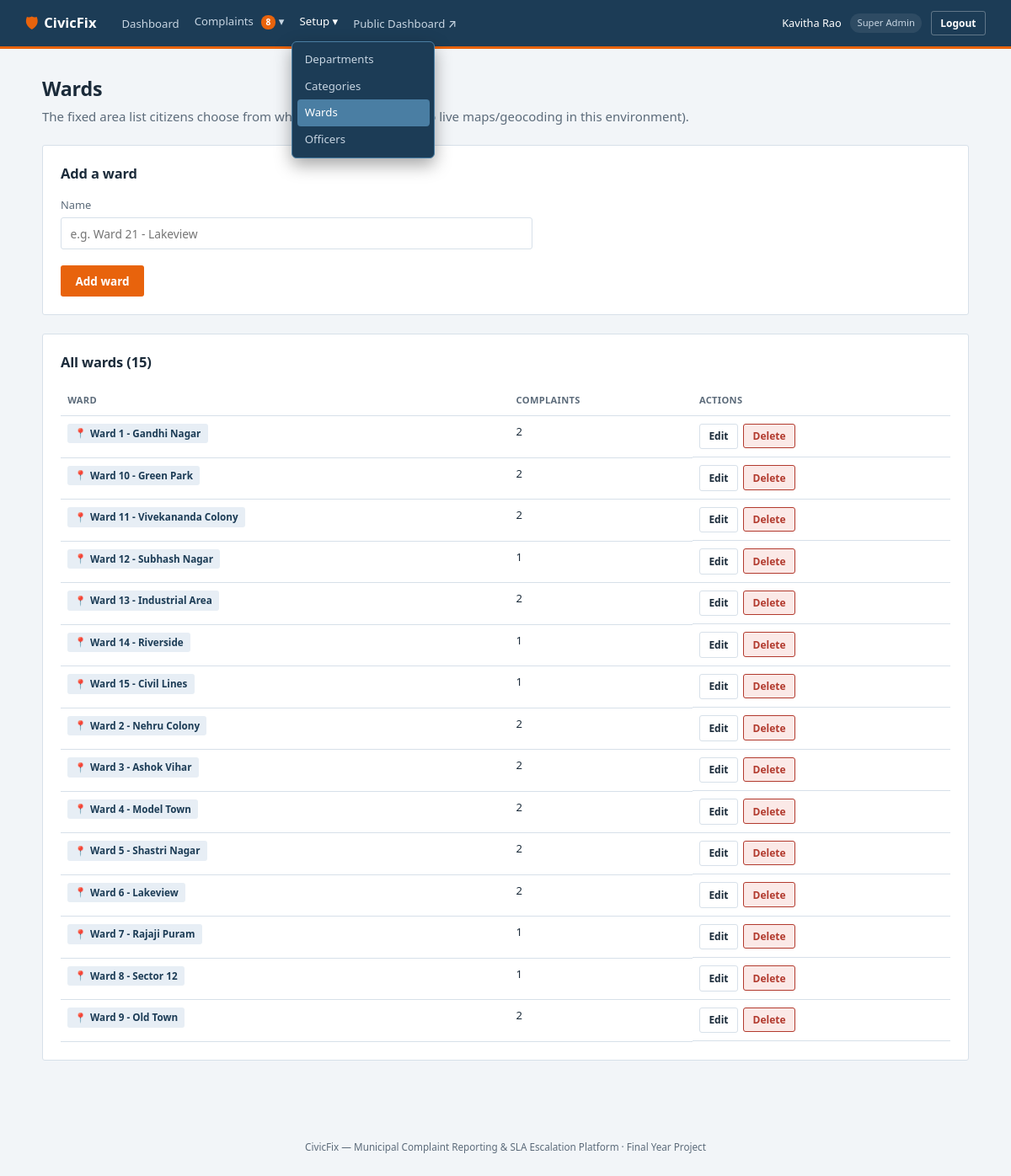
The page /index.php?route=admin/wards (signed in) on the database its author committed.
### tables this page shows
CREATE TABLE complaints (
    id                      INT AUTO_INCREMENT PRIMARY KEY,
    citizen_id              INT NOT NULL,
    category_id             INT NOT NULL,
    department_id           INT NOT NULL,    
    ward_id                 INT NOT NULL,
    address_line            VARCHAR(255) NOT NULL,
    description             TEXT NOT NULL,
    photo_path              VARCHAR(255) NULL,
    status                  ENUM('new','assigned','in_progress','resolved','closed') NOT NULL DEFAULT 'new',
    assigned_officer_id     INT NULL,
    resolution_photo_path   VARCHAR(255) NULL,
    resolved_at             DATETIME NULL,
    closed_at               DATETIME NULL,
    citizen_rating          TINYINT UNSIGNED NULL,           
    citizen_rating_comment  VARCHAR(500) NULL,
    reopen_count            TINYINT UNSIGNED NOT NULL DEFAULT 0,  
    created_at              TIMESTAMP NOT NULL DEFAULT CURRENT_TIMESTAMP,
    FOREIGN KEY (citizen_id) REFERENCES users(id),
    FOREIGN KEY (category_id) REFERENCES categories(id),
    FOREIGN KEY (department_id) REFERENCES departments(id),
    FOREIGN KEY (ward_id) REFERENCES wards(id),
    FOREIGN KEY (assigned_officer_id) REFERENCES users(id),
    KEY idx_complaints_department_status (department_id, status),
    KEY idx_complaints_citizen (citizen_id),
    KEY idx_complaints_ward (ward_id),
    KEY idx_complaints_status (status)
);

CREATE TABLE wards (
    id            INT AUTO_INCREMENT PRIMARY KEY,
    name          VARCHAR(100) NOT NULL UNIQUE,
    created_at    TIMESTAMP NOT NULL DEFAULT CURRENT_TIMESTAMP
);

### app/controllers/AdminController.php (called while the page is built, shortened)
<?php
require_once __DIR__ . '/../models/Ward.php';
require_once __DIR__ . '/../models/Complaint.php';
class AdminController
{
    public function wards(): void
    {
        $wards = Ward::all();
        $old = [];
        require __DIR__ . '/../views/admin/wards.php';
    }
}

### public/index.php (called while the page is built, shortened)
<?php
require_once __DIR__ . '/../core/helpers.php';
require_once __DIR__ . '/../core/Database.php';
require_once __DIR__ . '/../core/Auth.php';
require_once __DIR__ . '/../app/models/Complaint.php';
require_once __DIR__ . '/../app/controllers/AdminController.php';
$router = new Router();
$router->get('stats', fn() => (new PublicController())->dashboard());
$router->get('login', fn() => (new AuthController())->showLogin());
$router->post('login', fn() => (new AuthController())->login());
$router->post('logout', fn() => (new AuthController())->logout());
$router->get('register', fn() => (new AuthController())->showRegister());
$router->post('register', fn() => (new AuthController())->register());
$router->get('admin/dashboard', fn() => (new AdminController())->dashboard());
$router->get('admin/departments', fn() => (new AdminController())->departments());
$router->post('admin/departments/store', fn() => (new AdminController())->departmentStore());
$router->post('admin/departments/update', fn() => (new AdminController())->departmentUpdate());
$router->post('admin/departments/delete', fn() => (new AdminController())->departmentDelete());
$router->get('admin/categories', fn() => (new AdminController())->categories());
$router->post('admin/categories/store', fn() => (new AdminController())->categoryStore());
$router->post('admin/categories/update', fn() => (new AdminController())->categoryUpdate());
$router->post('admin/categories/delete', fn() => (new AdminController())->categoryDelete());
$router->get('admin/wards', fn() => (new AdminController())->wards());
$router->post('admin/wards/store', fn() => (new AdminController())->wardStore());
$router->post('admin/wards/update', fn() => (new AdminController())->wardUpdate());
$router->post('admin/wards/delete', fn() => (new AdminController())->wardDelete());
$router->get('admin/officers', fn() => (new AdminController())->officers());
$router->post('admin/officers/store', fn() => (new AdminController())->officerStore());
$router->post('admin/officers/status', fn() => (new AdminController())->officerStatus());
$router->get('admin/complaints', fn() => (new AdminController())->complaints());
$router->get('admin/complaints/view', fn() => (new AdminController())->complaintView());
$router->post('admin/complaints/comment', fn() => (new AdminController())->commentStore());
$router->post('admin/complaints/force-close', fn() => (new AdminController())->forceCloseComplaint());
$router->get('admin/escalations', fn() => (new AdminController())->escalations());
$router->get('admin/reports/officers', fn() => (new AdminController())->officerPerformance());
$router->get('officer/dashboard', fn() => (new OfficerController())->dashboard());
$router->get('officer/queue', fn() => (new OfficerController())->queue());
$router->get('officer/complaints/view', fn() => (new OfficerController())->complaintView());
$router->post('officer/complaints/claim', fn() => (new OfficerController())->claim());
$router->post('officer/complaints/status', fn() => (new OfficerController())->updateStatus());
$router->post('officer/complaints/comment', fn() => (new OfficerController())->commentStore());
$router->get('citizen/dashboard', fn() => (new CitizenController())->dashboard());
$router->get('citizen/complaints/new', fn() => (new CitizenController())->newForm());
$router->post('citizen/complaints/store', fn() => (new CitizenController())->store());
$router->get('citizen/complaints/view', fn() => (new CitizenController())->complaintView());
$router->post('citizen/complaints/rate', fn() => (new CitizenController())->rateComplaint());
$router->post('citizen/complaints/reopen', fn() => (new CitizenController())->reopenComplaint());
$router->post('citizen/complaints/upvote', fn() => (new CitizenController())->upvote());
$router->post('citizen/complaints/comment', fn() => (new CitizenController())->commentStore());
$route = $_GET['route'] ?? '';
$router->dispatch($_SERVER['REQUEST_METHOD'], $route);

### core/Router.php (called while the page is built, shortened)
<?php
class Router
{
    private array $routes = ['GET' => [], 'POST' => []];
    public function get(string $route, callable $handler): void
    {
        $this->routes['GET'][$route] = $handler;
    }
    public function post(string $route, callable $handler): void
    {
        $this->routes['POST'][$route] = $handler;
    }
    public function dispatch(string $method, string $route): void
    {
        $handler = $this->routes[$method][$route] ?? null;
        try {
            $handler();
        } catch (Throwable $e) {
            error_log($e->getMessage());
            http_response_code(500);
            require __DIR__ . '/../app/views/errors/500.php';
        }
    }
}

### core/helpers.php (called while the page is built, shortened)
<?php
function e(?string $value): string
{
    return htmlspecialchars($value ?? '', ENT_QUOTES, 'UTF-8');
}
function old(array $data, string $key, string $default = ''): string
{
    return e($data[$key] ?? $default);
}

### core/Database.php (called while the page is built)
<?php
class Database
{
    private static ?PDO $instance = null;
    public static function connect(): PDO
    {
        if (self::$instance === null) {
            $config = require __DIR__ . '/../config/database.php';
            $dsn = sprintf(
                'mysql:host=%s;port=%d;dbname=%s;charset=%s',
                $config['host'],
                $config['port'],
                $config['database'],
                $config['charset']
            );
            self::$instance = new PDO($dsn, $config['username'], $config['password'], [
                PDO::ATTR_ERRMODE            => PDO::ERRMODE_EXCEPTION,
                PDO::ATTR_DEFAULT_FETCH_MODE => PDO::FETCH_ASSOC,
                PDO::ATTR_EMULATE_PREPARES   => false,
            ]);
        }
        return self::$instance;
    }
}

### app/models/Complaint.php (called while the page is built, shortened)
<?php
require_once __DIR__ . '/../../core/Database.php';
class Complaint
{
    public static function isBreached(array $complaint): bool
    {
        $deadline = strtotime($complaint['created_at']) + ((int)$complaint['sla_hours'] * 3600);
        return time() > $deadline;
    }
    public static function escalations(): array
    {
        $sql = self::SELECT_BASE . " WHERE cp.status IN ('new','assigned','in_progress') ORDER BY cp.created_at ASC";
        $stmt = Database::connect()->query($sql);
        $rows = $stmt->fetchAll();
        return array_values(array_filter($rows, fn($row) => self::isBreached($row)));
    }
}

### core/Auth.php (called while the page is built, shortened)
<?php
require_once __DIR__ . '/Database.php';
class Auth
{
    public static function role(): ?string
    {
        return $_SESSION['user_role'] ?? null;
    }
    public static function name(): ?string
    {
        return $_SESSION['user_name'] ?? null;
    }
}

### config/database.php (called while the page is built)
<?php
return [
    'host'     => '127.0.0.1',
    'port'     => 3306,
    'database' => 'civicfix',
    'username' => 'root',
    'password' => '',
    'charset'  => 'utf8mb4',
];

### app/models/Ward.php (called while the page is built, shortened)
<?php
require_once __DIR__ . '/../../core/Database.php';
class Ward
{
    public static function all(): array
    {
        $stmt = Database::connect()->query(
            'SELECT w.*,
                    (SELECT COUNT(*) FROM complaints cp WHERE cp.ward_id = w.id) AS complaint_count
             FROM wards w
             ORDER BY w.name'
        );
        return $stmt->fetchAll();
    }
}

### app/views/admin/wards.php (the view, shortened to what this page needs)
<?php $pageTitle = 'Wards'; require __DIR__ . '/../partials/header.php'; require __DIR__ . '/../partials/navbar.php'; ?>
<main class="page">
    <h1>Wards</h1>
    <p class="page-sub">The fixed area list citizens choose from when filing a complaint (no live maps/geocoding in this environment).</p>
    <div class="card">
        <div class="card-head"><h2>Add a ward</h2></div>
        <form method="POST" action="/index.php?route=admin/wards/store" class="form-grid">
            <label>Name
                <input type="text" name="name" value="<?= old($old ?? [], 'name') ?>" maxlength="100" placeholder="e.g. Ward 21 - Lakeview" required>
            </label>
            <div class="form-actions">
                <button type="submit" class="btn btn-accent">Add ward</button>
            </div>
        </form>
    </div>
    <div class="card">
        <div class="card-head"><h2>All wards (<?= count($wards) ?>)</h2></div>
        <?php if (empty($wards)): ?>
            <p class="empty-state">No wards added yet.</p>
        <?php else: ?>
        <div class="table-scroll">
        <table class="data-table">
            <tr><th>Ward</th><th>Complaints</th><th>Actions</th></tr>
            <?php foreach ($wards as $ward): ?>
                <tr>
                    <td><span class="badge-ward"><?= e($ward['name']) ?></span></td>
                    <td><?= (int)$ward['complaint_count'] ?></td>
                    <td class="row-actions">
                        <details>
                            <summary class="btn btn-ghost btn-sm">Edit</summary>
                        </details>
                        <form method="POST" action="/index.php?route=admin/wards/delete" class="inline-form"
                              onsubmit="return confirm('Remove this ward? Only possible if no complaints use it.');">
                            <button type="submit" class="btn btn-danger btn-sm">Delete</button>
                        </form>
                    </td>
                </tr>
            <?php endforeach; ?>
        </table>
        </div>
        <?php endif; ?>
    </div>
</main>
<?php require __DIR__ . '/../partials/footer.php'; ?>

### app/views/partials/navbar.php (shortened to what this page needs)
<?php
$role = Auth::role();
$navItems = [];
$navGroups = [];
$escalationCount = null;
if ($role === 'super_admin') {
    $navItems = [
        'admin/dashboard' => 'Dashboard',
    ];
    $navGroups = [
        'Complaints' => [
            'admin/complaints'       => 'All Complaints',
            'admin/escalations'      => 'Escalations',
            'admin/reports/officers' => 'Officer Report',
        ],
        'Setup' => [
            'admin/departments' => 'Departments',
            'admin/categories'  => 'Categories',
            'admin/wards'       => 'Wards',
            'admin/officers'    => 'Officers',
        ],
    ];
    $escalationCount = count(Complaint::escalations());
} elseif ($role === 'citizen') {
    $navItems = [
        'citizen/dashboard'       => 'My Complaints',
        'citizen/complaints/new'  => 'File a Complaint',
    ];
}
$currentRoute = $_GET['route'] ?? '';
?>
<nav class="navbar">
    <div class="navbar-brand">
        <span class="brand-mark">&#128737;</span> CivicFix
    </div>
    <ul class="navbar-links">
        <?php foreach ($navItems as $route => $label): ?>
            <li>
                <a href="/index.php?route=<?= e($route) ?>"
                   class="<?= $currentRoute === $route ? 'active' : '' ?>">
                    <?= e($label) ?>
                </a>
            </li>
        <?php endforeach; ?>
        <?php foreach ($navGroups as $groupLabel => $groupItems): ?>
            <?php $groupIsActive = array_key_exists($currentRoute, $groupItems); ?>
            <li>
                <details class="nav-dropdown" <?= $groupIsActive ? 'open' : '' ?>>
                    <summary class="<?= $groupIsActive ? 'active' : '' ?>">
                        <?= e($groupLabel) ?>
                        <?php if (array_key_exists('admin/escalations', $groupItems) && $escalationCount): ?>
                            <span class="nav-badge"><?= (int)$escalationCount ?></span>
                        <?php endif; ?>
                    </summary>
                    <div class="nav-dropdown-menu">
                        <?php foreach ($groupItems as $route => $label): ?>
                            <a href="/index.php?route=<?= e($route) ?>" class="<?= $currentRoute === $route ? 'active' : '' ?>">
                                <?= e($label) ?>
                            </a>
                        <?php endforeach; ?>
                    </div>
                </details>
            </li>
        <?php endforeach; ?>
        <li><a href="/index.php?route=stats" target="_blank" rel="noopener">Public Dashboard &#8599;</a></li>
    </ul>
    <div class="navbar-user">
        <span><?= e(Auth::name()) ?></span>
        <span class="user-role"><?= e(str_replace('_', ' ', $role)) ?></span>
        <form method="POST" action="/index.php?route=logout" class="inline-form">
            <button type="submit" class="btn btn-ghost btn-sm">Logout</button>
        </form>
    </div>
</nav>

### rows shown on the page
complaints: groupLabel "Complaints", escalationCount "8"
wards: name "Ward 1 - Gandhi Nagar", complaint_count "2"
wards: name "Ward 10 - Green Park", complaint_count "2"
wards: name "Ward 11 - Vivekananda Colony", complaint_count "2"
wards: name "Ward 12 - Subhash Nagar", complaint_count "1"
wards: name "Ward 13 - Industrial Area", complaint_count "2"
wards: name "Ward 14 - Riverside", complaint_count "1"
wards: name "Ward 15 - Civil Lines", complaint_count "1"
wards: name "Ward 2 - Nehru Colony", complaint_count "2"
wards: name "Ward 3 - Ashok Vihar", complaint_count "2"
wards: name "Ward 4 - Model Town", complaint_count "2"
wards: name "Ward 5 - Shastri Nagar", complaint_count "2"
wards: name "Ward 6 - Lakeview", complaint_count "2"
wards: name "Ward 7 - Rajaji Puram", complaint_count "1"
wards: name "Ward 8 - Sector 12", complaint_count "1"
wards: name "Ward 9 - Old Town", complaint_count "2"

### other values the page prints
$label "Dashboard"
$groupLabel "Setup"
$label "Departments"
$label "Categories"
$label "Wards"
$label "Officers"
Auth::name() "Kavitha Rao"
str_replace('_', ' ', $role) "Super Admin"
count($wards) "15"
